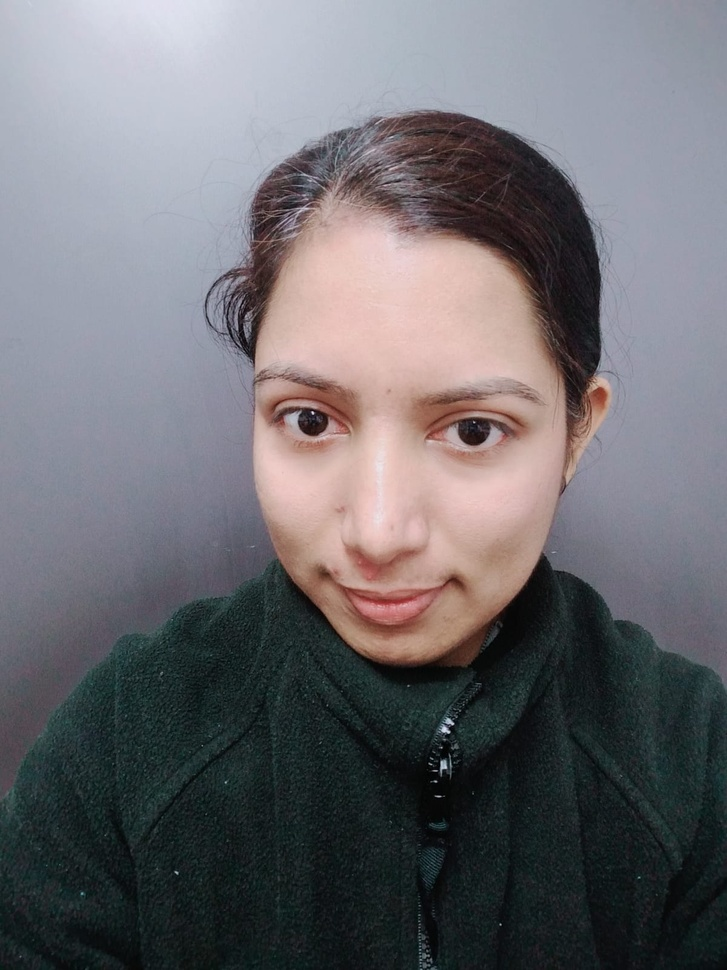
%> input picture geethu.jpeg, 727 x 970 px, shrunk from 1200 x 1600 before the run
$ octave --eval "edge_face_kmeans_geethu;"   (GNU Octave 9; MATLAB toolbox functions it lacks are replaced by stand-ins)
%> lines starting %> are read from the running program, lines starting %| are printed output that depends on the picture; in (x1, y1, x2, y2) boxes, pixels count from 0 and x2, y2 are one past the last pixel; in counts of white or black regions, pixels touching at a corner belong together; the program's own positions count from 1
% The following code uploads the photo, display the photo and finds the
% edges of face from K-means segmented image using various edge detection
% methods as well as the custom method created by Geethu

function edge_face_kmeans_geethu()

Irgb = imread("geethu.jpeg"); %loading photo
%> Irgb is the input picture: size 970x727x3 uint8; mean R, G, B 109.1, 107.6, 112.1

figure(1),
subplot(2,5,[1 6]), imshow(Irgb), title('original');

I = rgb2hsv(Irgb);
%> I: size 970x727x3 double; mean H, S, V 0.498, 0.217, 0.471
%I = Irgb;
% segment the image into k=2,3,5,10 regions
figure(1),
subplot(2,5,2), imshow(I), title('HSV');

I = uint8(I); % converting uint8 for the function of imsegkmeans
%> I: size 970x727x3 uint8; mean H, S, V 0.77, 0.0371, 0.533


[L,Centers] = imsegkmeans(I,2); % 2 regions
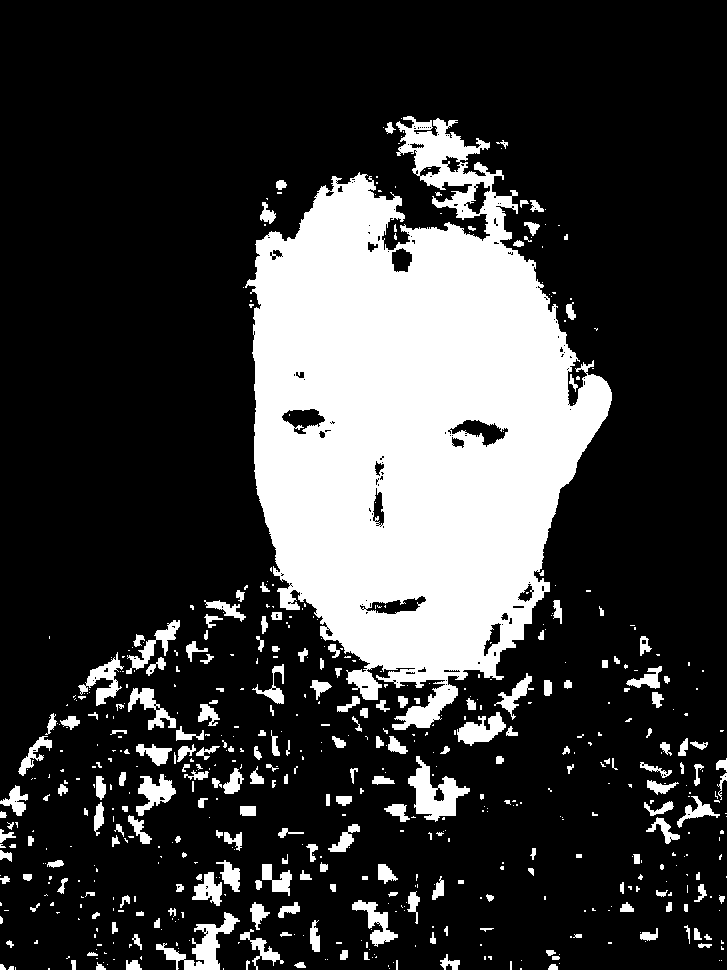
%> L: size 970x727 uint8; values 1 (black) and 2 (white), 23% white; 601 white regions (377 under 20 px), largest, box (x1, y1, x2, y2) and area: (245, 116, 612, 730) 132043, (408, 756, 470, 822) 1752, (156, 912, 240, 970) 1526
%> Centers = [1 0 0; 0 0 1]
B = labeloverlay(I,L);
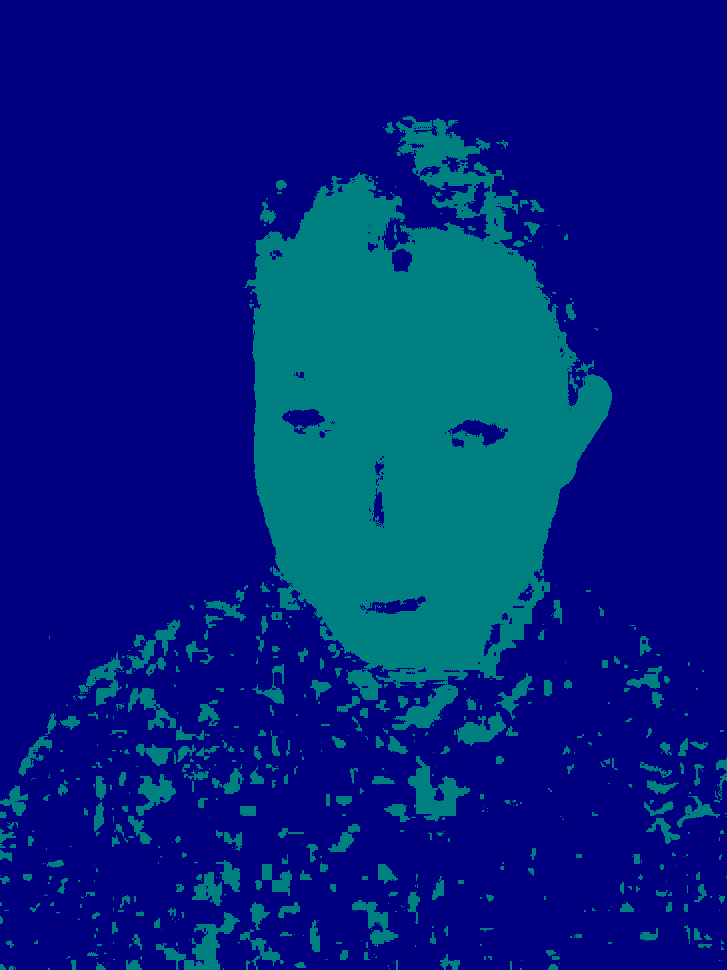
%> B: size 970x727x3 uint8; mean R, G, B 0.8, 29.5, 128
subplot(2,5,3), imshow(B), title('K=2');

% display edges
im_eg = rgb2gray(B);
subplot(2,5,4), imshow(edge(im_eg,'sobel')); title('Edge= Sobel');
im22 = edge(im_eg,'canny');
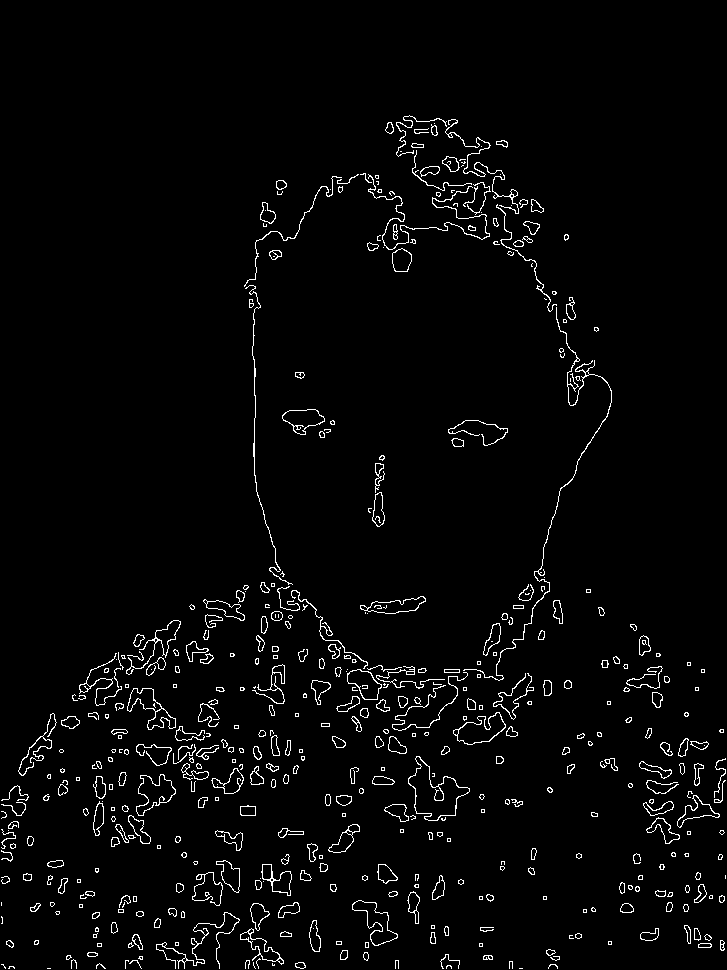
%> im22: size 970x727 logical; 2.8% white in thin lines or dots, all inside (x1, y1, x2, y2) = (1, 115, 726, 969)
[row, col] = size(im22);
%> row = 970; col = 727
%im22(row-20:row,:) = 0;
% Apply Canny edge detection with built-in functions
eg = edge(im_eg, 'canny', [.1 .6], 15);
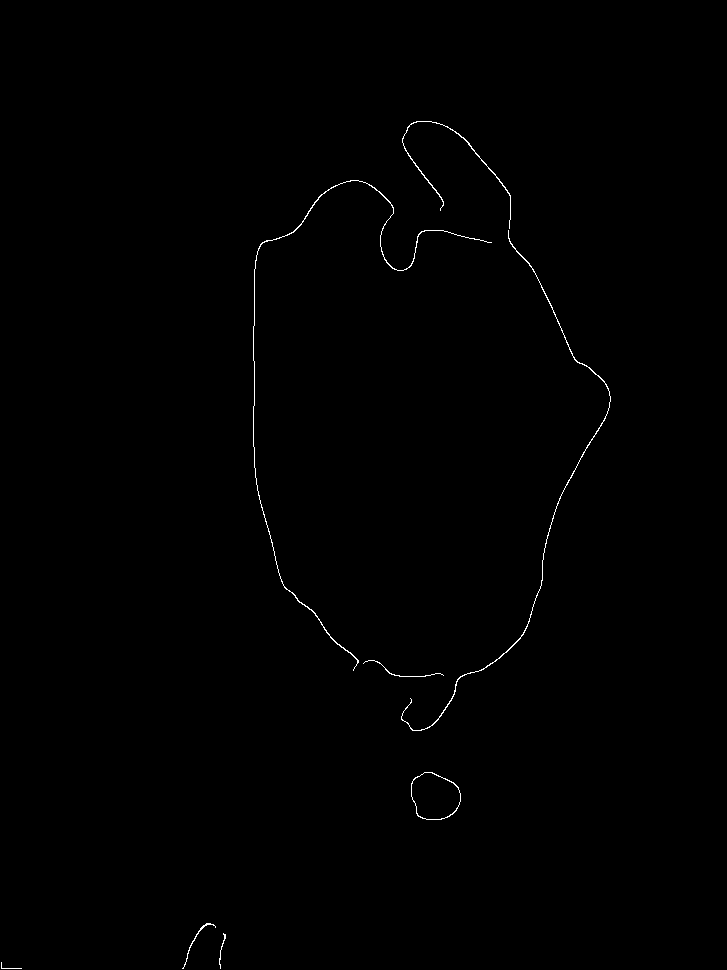
%> eg: size 970x727 logical; 0.35% white in thin lines or dots, all inside (x1, y1, x2, y2) = (1, 121, 611, 969)
eg = bwareaopen(eg, 20);
 % Smooth the edges with a Gaussian filter
eg = imgaussfilt(double(eg), 1, 'FilterSize', 5);
%> eg: size 970x727 double

subplot(2,5,7), imshow(im22); title('Edge= Canny');  % displaying Canny edge
subplot(2,5,8), imshow(edge(im_eg,'roberts')); title('Edge= Roberts');  % displaying roberts edge
%> after `imshow(edge(im_eg,'roberts'))`:
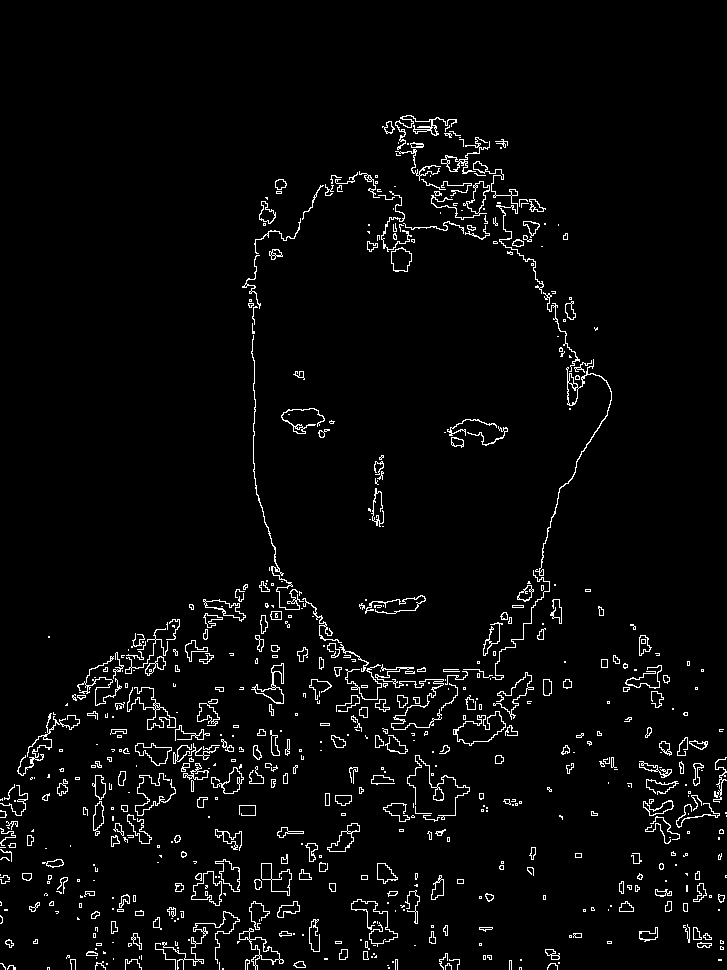
%> displayed picture: size 970x727 logical; 3.4% white in thin lines or dots, all inside (x1, y1, x2, y2) = (0, 115, 727, 970)
subplot(2,5,9), imshow(edge(im_eg,'log')); title('Edge= LOG'); % displaying log edge
%> after `imshow(edge(im_eg,'log'))`:
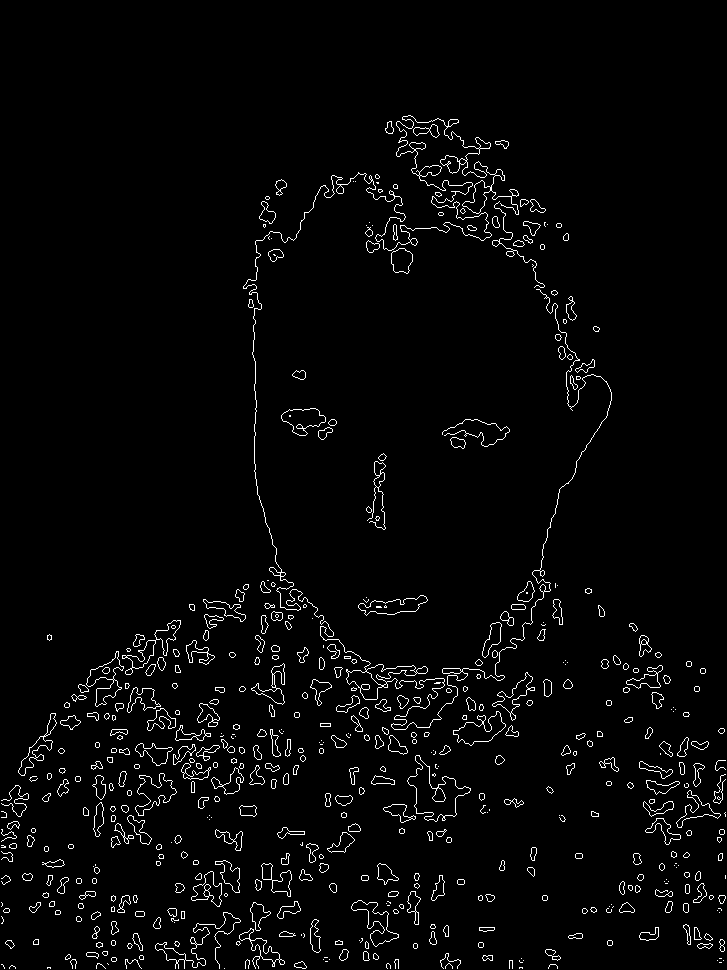
%> displayed picture: size 970x727 logical; 2.8% white in thin lines or dots, all inside (x1, y1, x2, y2) = (1, 115, 726, 969)
subplot(2,5,[5 10]), imshow(eg); title('Edge= my method'); % displaying custom edge
